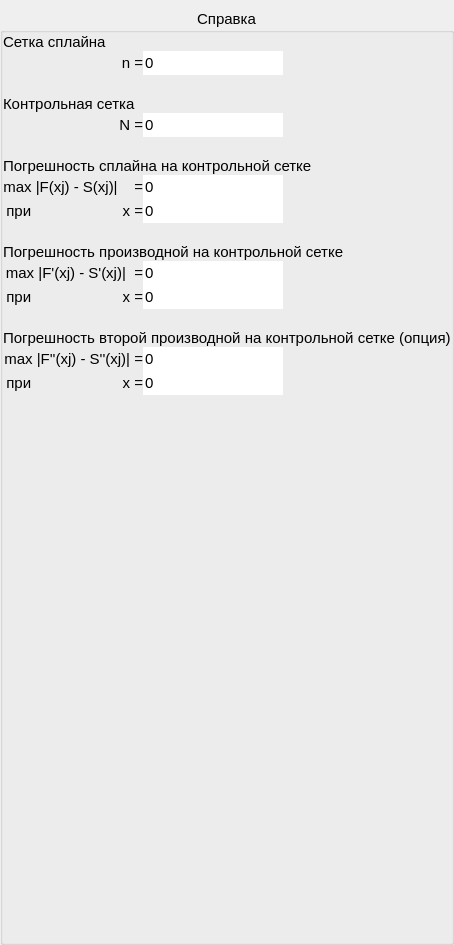
              <widget class="QWidget" name="tab_9">
               <attribute name="title">
                <string>Справка</string>
               </attribute>
               <layout class="QGridLayout" name="gridLayout_30">
                <property name="leftMargin">
                 <number>0</number>
                </property>
                <property name="topMargin">
                 <number>9</number>
                </property>
                <property name="rightMargin">
                 <number>0</number>
                </property>
                <property name="bottomMargin">
                 <number>0</number>
                </property>
                <property name="spacing">
                 <number>0</number>
                </property>
                <item row="0" column="0">
                 <widget class="QGroupBox" name="groupBox_12">
                  <property name="font">
                   <font>
                    <pointsize>11</pointsize>
                   </font>
                  </property>
                  <property name="title">
                   <string>Справка</string>
                  </property>
                  <property name="alignment">
                   <set>Qt::AlignHCenter|Qt::AlignTop</set>
                  </property>
                  <property name="flat">
                   <bool>true</bool>
                  </property>
                  <layout class="QGridLayout" name="gridLayout_16">
                   <property name="leftMargin">
                    <number>0</number>
                   </property>
                   <property name="topMargin">
                    <number>0</number>
                   </property>
                   <property name="rightMargin">
                    <number>0</number>
                   </property>
                   <property name="bottomMargin">
                    <number>0</number>
                   </property>
                   <property name="spacing">
                    <number>0</number>
                   </property>
                   <item row="6" column="0" colspan="4">
                    <widget class="QLabel" name="label_44">
                     <property name="sizePolicy">
                      <sizepolicy hsizetype="Preferred" vsizetype="Preferred">
                       <horstretch>0</horstretch>
                       <verstretch>0</verstretch>
                      </sizepolicy>
                     </property>
                     <property name="font">
                      <font>
                       <pointsize>11</pointsize>
                      </font>
                     </property>
                     <property name="text">
                      <string>Погрешность сплайна на контрольной сетке</string>
                     </property>
                    </widget>
                   </item>
                   <item row="12" column="0">
                    <widget class="QLabel" name="label_45">
                     <property name="sizePolicy">
                      <sizepolicy hsizetype="Preferred" vsizetype="Preferred">
                       <horstretch>0</horstretch>
                       <verstretch>0</verstretch>
                      </sizepolicy>
                     </property>
                     <property name="font">
                      <font>
                       <pointsize>11</pointsize>
                      </font>
                     </property>
                     <property name="text">
                      <string>при                      x =</string>
                     </property>
                     <property name="alignment">
                      <set>Qt::AlignRight|Qt::AlignTrailing|Qt::AlignVCenter</set>
                     </property>
                    </widget>
                   </item>
                   <item row="10" column="0" colspan="4">
                    <widget class="QLabel" name="label_46">
                     <property name="sizePolicy">
                      <sizepolicy hsizetype="Preferred" vsizetype="Preferred">
                       <horstretch>0</horstretch>
                       <verstretch>0</verstretch>
                      </sizepolicy>
                     </property>
                     <property name="font">
                      <font>
                       <pointsize>11</pointsize>
                      </font>
                     </property>
                     <property name="text">
                      <string>Погрешность производной на контрольной сетке</string>
                     </property>
                    </widget>
                   </item>
                   <item row="16" column="1" colspan="2">
                    <widget class="QLineEdit" name="oscillxSecDerSComp">
                     <property name="sizePolicy">
                      <sizepolicy hsizetype="Fixed" vsizetype="Minimum">
                       <horstretch>15</horstretch>
                       <verstretch>0</verstretch>
                      </sizepolicy>
                     </property>
                     <property name="minimumSize">
                      <size>
                       <width>20</width>
                       <height>0</height>
                      </size>
                     </property>
                     <property name="font">
                      <font>
                       <pointsize>11</pointsize>
                      </font>
                     </property>
                     <property name="text">
                      <string>0</string>
                     </property>
                     <property name="frame">
                      <bool>false</bool>
                     </property>
                     <property name="readOnly">
                      <bool>true</bool>
                     </property>
                    </widget>
                   </item>
                   <item row="1" column="1">
                    <widget class="QLineEdit" name="oscillnEdit">
                     <property name="sizePolicy">
                      <sizepolicy hsizetype="Fixed" vsizetype="Minimum">
                       <horstretch>15</horstretch>
                       <verstretch>0</verstretch>
                      </sizepolicy>
                     </property>
                     <property name="minimumSize">
                      <size>
                       <width>15</width>
                       <height>0</height>
                      </size>
                     </property>
                     <property name="font">
                      <font>
                       <pointsize>11</pointsize>
                      </font>
                     </property>
                     <property name="text">
                      <string>0</string>
                     </property>
                     <property name="frame">
                      <bool>false</bool>
                     </property>
                     <property name="readOnly">
                      <bool>true</bool>
                     </property>
                    </widget>
                   </item>
                   <item row="11" column="0">
                    <widget class="QLabel" name="label_47">
                     <property name="font">
                      <font>
                       <pointsize>11</pointsize>
                      </font>
                     </property>
                     <property name="text">
                      <string>max |F'(xj) - S'(xj)|  =</string>
                     </property>
                     <property name="alignment">
                      <set>Qt::AlignRight|Qt::AlignTrailing|Qt::AlignVCenter</set>
                     </property>
                    </widget>
                   </item>
                   <item row="14" column="0" colspan="4">
                    <widget class="QLabel" name="label_48">
                     <property name="sizePolicy">
                      <sizepolicy hsizetype="Preferred" vsizetype="Preferred">
                       <horstretch>0</horstretch>
                       <verstretch>0</verstretch>
                      </sizepolicy>
                     </property>
                     <property name="font">
                      <font>
                       <pointsize>11</pointsize>
                      </font>
                     </property>
                     <property name="text">
                      <string>Погрешность второй производной на контрольной сетке (опция)</string>
                     </property>
                    </widget>
                   </item>
                   <item row="0" column="0" colspan="4">
                    <widget class="QLabel" name="label_49">
                     <property name="sizePolicy">
                      <sizepolicy hsizetype="Preferred" vsizetype="Preferred">
                       <horstretch>0</horstretch>
                       <verstretch>0</verstretch>
                      </sizepolicy>
                     </property>
                     <property name="font">
                      <font>
                       <pointsize>11</pointsize>
                      </font>
                     </property>
                     <property name="text">
                      <string>Сетка сплайна</string>
                     </property>
                    </widget>
                   </item>
                   <item row="8" column="1" colspan="2">
                    <widget class="QLineEdit" name="oscillxSComp">
                     <property name="sizePolicy">
                      <sizepolicy hsizetype="Fixed" vsizetype="Minimum">
                       <horstretch>15</horstretch>
                       <verstretch>0</verstretch>
                      </sizepolicy>
                     </property>
                     <property name="minimumSize">
                      <size>
                       <width>20</width>
                       <height>0</height>
                      </size>
                     </property>
                     <property name="font">
                      <font>
                       <pointsize>11</pointsize>
                      </font>
                     </property>
                     <property name="text">
                      <string>0</string>
                     </property>
                     <property name="frame">
                      <bool>false</bool>
                     </property>
                     <property name="readOnly">
                      <bool>true</bool>
                     </property>
                    </widget>
                   </item>
                   <item row="4" column="0">
                    <widget class="QLabel" name="label_50">
                     <property name="font">
                      <font>
                       <pointsize>11</pointsize>
                      </font>
                     </property>
                     <property name="text">
                      <string>N =</string>
                     </property>
                     <property name="alignment">
                      <set>Qt::AlignRight|Qt::AlignTrailing|Qt::AlignVCenter</set>
                     </property>
                    </widget>
                   </item>
                   <item row="2" column="1" colspan="3">
                    <spacer name="horizontalSpacer_16">
                     <property name="orientation">
                      <enum>Qt::Horizontal</enum>
                     </property>
                     <property name="sizeHint" stdset="0">
                      <size>
                       <width>40</width>
                       <height>20</height>
                      </size>
                     </property>
                    </spacer>
                   </item>
                   <item row="7" column="0">
                    <widget class="QLabel" name="label_51">
                     <property name="font">
                      <font>
                       <pointsize>11</pointsize>
                      </font>
                     </property>
                     <property name="text">
                      <string>max |F(xj) - S(xj)|    =</string>
                     </property>
                     <property name="alignment">
                      <set>Qt::AlignRight|Qt::AlignTrailing|Qt::AlignVCenter</set>
                     </property>
                    </widget>
                   </item>
                   <item row="17" column="1">
                    <spacer name="verticalSpacer_16">
                     <property name="orientation">
                      <enum>Qt::Vertical</enum>
                     </property>
                     <property name="sizeHint" stdset="0">
                      <size>
                       <width>20</width>
                       <height>547</height>
                      </size>
                     </property>
                    </spacer>
                   </item>
                   <item row="7" column="1" colspan="2">
                    <widget class="QLineEdit" name="oscillSComp">
                     <property name="sizePolicy">
                      <sizepolicy hsizetype="Fixed" vsizetype="Minimum">
                       <horstretch>15</horstretch>
                       <verstretch>0</verstretch>
                      </sizepolicy>
                     </property>
                     <property name="minimumSize">
                      <size>
                       <width>20</width>
                       <height>0</height>
                      </size>
                     </property>
                     <property name="font">
                      <font>
                       <pointsize>11</pointsize>
                      </font>
                     </property>
                     <property name="text">
                      <string>0</string>
                     </property>
                     <property name="frame">
                      <bool>false</bool>
                     </property>
                     <property name="readOnly">
                      <bool>true</bool>
                     </property>
                    </widget>
                   </item>
                   <item row="15" column="0">
                    <widget class="QLabel" name="label_52">
                     <property name="font">
                      <font>
                       <pointsize>11</pointsize>
                      </font>
                     </property>
                     <property name="text">
                      <string>max |F''(xj) - S''(xj)| =</string>
                     </property>
                     <property name="alignment">
                      <set>Qt::AlignRight|Qt::AlignTrailing|Qt::AlignVCenter</set>
                     </property>
                    </widget>
                   </item>
                   <item row="15" column="1" colspan="2">
                    <widget class="QLineEdit" name="oscillSecDerSComp">
                     <property name="sizePolicy">
                      <sizepolicy hsizetype="Fixed" vsizetype="Minimum">
                       <horstretch>15</horstretch>
                       <verstretch>0</verstretch>
                      </sizepolicy>
                     </property>
                     <property name="minimumSize">
                      <size>
                       <width>20</width>
                       <height>0</height>
                      </size>
                     </property>
                     <property name="font">
                      <font>
                       <pointsize>11</pointsize>
                      </font>
                     </property>
                     <property name="text">
                      <string>0</string>
                     </property>
                     <property name="frame">
                      <bool>false</bool>
                     </property>
                     <property name="readOnly">
                      <bool>true</bool>
                     </property>
                    </widget>
                   </item>
                   <item row="9" column="0">
                    <spacer name="verticalSpacer_17">
                     <property name="orientation">
                      <enum>Qt::Vertical</enum>
                     </property>
                     <property name="sizeType">
                      <enum>QSizePolicy::Fixed</enum>
                     </property>
                     <property name="sizeHint" stdset="0">
                      <size>
                       <width>20</width>
                       <height>20</height>
                      </size>
                     </property>
                    </spacer>
                   </item>
                   <item row="13" column="0">
                    <spacer name="verticalSpacer_18">
                     <property name="orientation">
                      <enum>Qt::Vertical</enum>
                     </property>
                     <property name="sizeType">
                      <enum>QSizePolicy::Fixed</enum>
                     </property>
                     <property name="sizeHint" stdset="0">
                      <size>
                       <width>20</width>
                       <height>20</height>
                      </size>
                     </property>
                    </spacer>
                   </item>
                   <item row="12" column="1" colspan="2">
                    <widget class="QLineEdit" name="oscillxDerSComp">
                     <property name="sizePolicy">
                      <sizepolicy hsizetype="Fixed" vsizetype="Minimum">
                       <horstretch>15</horstretch>
                       <verstretch>0</verstretch>
                      </sizepolicy>
                     </property>
                     <property name="minimumSize">
                      <size>
                       <width>20</width>
                       <height>0</height>
                      </size>
                     </property>
                     <property name="font">
                      <font>
                       <pointsize>11</pointsize>
                      </font>
                     </property>
                     <property name="text">
                      <string>0</string>
                     </property>
                     <property name="frame">
                      <bool>false</bool>
                     </property>
                     <property name="readOnly">
                      <bool>true</bool>
                     </property>
                    </widget>
                   </item>
                   <item row="1" column="0">
                    <widget class="QLabel" name="label_53">
                     <property name="font">
                      <font>
                       <pointsize>11</pointsize>
                      </font>
                     </property>
                     <property name="text">
                      <string>n =</string>
                     </property>
                     <property name="alignment">
                      <set>Qt::AlignRight|Qt::AlignTrailing|Qt::AlignVCenter</set>
                     </property>
                    </widget>
                   </item>
                   <item row="11" column="1" colspan="2">
                    <widget class="QLineEdit" name="oscillDerSComp">
                     <property name="sizePolicy">
                      <sizepolicy hsizetype="Fixed" vsizetype="Minimum">
                       <horstretch>15</horstretch>
                       <verstretch>0</verstretch>
                      </sizepolicy>
                     </property>
                     <property name="minimumSize">
                      <size>
                       <width>20</width>
                       <height>0</height>
                      </size>
                     </property>
                     <property name="font">
                      <font>
                       <pointsize>11</pointsize>
                      </font>
                     </property>
                     <property name="text">
                      <string>0</string>
                     </property>
                     <property name="frame">
                      <bool>false</bool>
                     </property>
                     <property name="readOnly">
                      <bool>true</bool>
                     </property>
                    </widget>
                   </item>
                   <item row="3" column="0" colspan="4">
                    <widget class="QLabel" name="label_54">
                     <property name="sizePolicy">
                      <sizepolicy hsizetype="Ignored" vsizetype="Preferred">
                       <horstretch>0</horstretch>
                       <verstretch>0</verstretch>
                      </sizepolicy>
                     </property>
                     <property name="font">
                      <font>
                       <pointsize>11</pointsize>
                      </font>
                     </property>
                     <property name="text">
                      <string>Контрольная сетка</string>
                     </property>
                    </widget>
                   </item>
                   <item row="8" column="0">
                    <widget class="QLabel" name="label_55">
                     <property name="sizePolicy">
                      <sizepolicy hsizetype="Preferred" vsizetype="Preferred">
                       <horstretch>0</horstretch>
                       <verstretch>0</verstretch>
                      </sizepolicy>
                     </property>
                     <property name="font">
                      <font>
                       <pointsize>11</pointsize>
                      </font>
                     </property>
                     <property name="text">
                      <string>при                      x =</string>
                     </property>
                     <property name="alignment">
                      <set>Qt::AlignRight|Qt::AlignTrailing|Qt::AlignVCenter</set>
                     </property>
                    </widget>
                   </item>
                   <item row="2" column="0">
                    <spacer name="verticalSpacer_19">
                     <property name="orientation">
                      <enum>Qt::Vertical</enum>
                     </property>
                     <property name="sizeType">
                      <enum>QSizePolicy::Fixed</enum>
                     </property>
                     <property name="sizeHint" stdset="0">
                      <size>
                       <width>20</width>
                       <height>20</height>
                      </size>
                     </property>
                    </spacer>
                   </item>
                   <item row="5" column="0">
                    <spacer name="verticalSpacer_20">
                     <property name="orientation">
                      <enum>Qt::Vertical</enum>
                     </property>
                     <property name="sizeType">
                      <enum>QSizePolicy::Fixed</enum>
                     </property>
                     <property name="sizeHint" stdset="0">
                      <size>
                       <width>20</width>
                       <height>20</height>
                      </size>
                     </property>
                    </spacer>
                   </item>
                   <item row="4" column="1" colspan="2">
                    <widget class="QLineEdit" name="oscillNEdit">
                     <property name="sizePolicy">
                      <sizepolicy hsizetype="Fixed" vsizetype="Minimum">
                       <horstretch>15</horstretch>
                       <verstretch>0</verstretch>
                      </sizepolicy>
                     </property>
                     <property name="minimumSize">
                      <size>
                       <width>20</width>
                       <height>0</height>
                      </size>
                     </property>
                     <property name="font">
                      <font>
                       <pointsize>11</pointsize>
                      </font>
                     </property>
                     <property name="text">
                      <string>0</string>
                     </property>
                     <property name="frame">
                      <bool>false</bool>
                     </property>
                     <property name="readOnly">
                      <bool>true</bool>
                     </property>
                    </widget>
                   </item>
                   <item row="16" column="0">
                    <widget class="QLabel" name="label_56">
                     <property name="sizePolicy">
                      <sizepolicy hsizetype="Preferred" vsizetype="Preferred">
                       <horstretch>0</horstretch>
                       <verstretch>0</verstretch>
                      </sizepolicy>
                     </property>
                     <property name="font">
                      <font>
                       <pointsize>11</pointsize>
                      </font>
                     </property>
                     <property name="text">
                      <string>при                      x =</string>
                     </property>
                     <property name="alignment">
                      <set>Qt::AlignRight|Qt::AlignTrailing|Qt::AlignVCenter</set>
                     </property>
                    </widget>
                   </item>
                  </layout>
                 </widget>
                </item>
               </layout>
              </widget>
